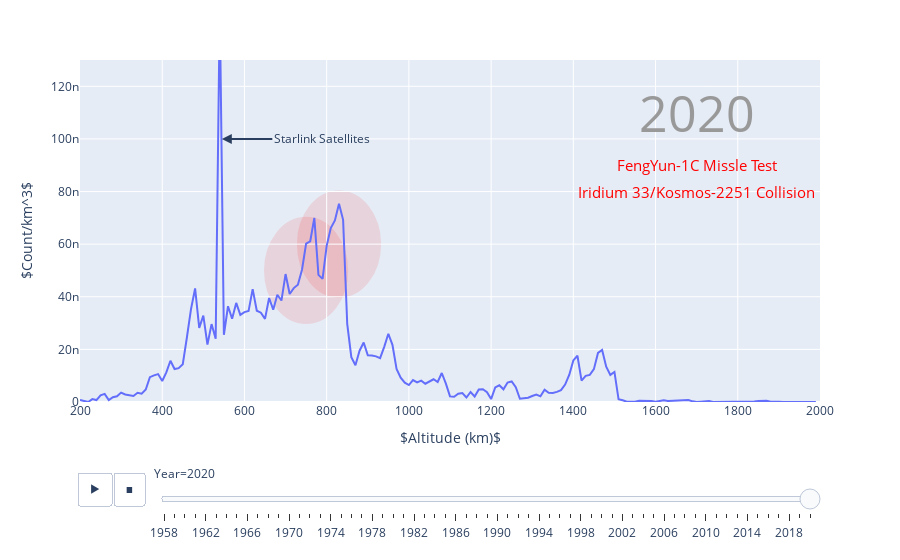

Notebook code cell kept with this figure:
### Code cell
earth_radius = 6371
bin_size = 10
bins = np.arange(200,2000+bin_size,bin_size)
built_df = pd.DataFrame()
start = int(df['LAUNCH_DATE'].dt.year.min())
df = df.dropna(subset=['LAUNCH_DATE'])
df['ALT_BIN'] = pd.cut(df['PERIAPSIS'], bins=bins, labels=bins[:-1])

for y in np.arange(start,2021):
    tmp_df = df[((df['MEAN_MOTION']>11.25) | (df['PERIAPSIS'] < 900)) &
                ((df['ECCENTRICITY']<0.25)  )&
                ((df['DECAY_DATE'].isnull()) | (df['DECAY_DATE'].dt.year > y+1)) &
                (df['LAUNCH_DATE'].dt.year <= y)].groupby('ALT_BIN')['CCSDS_OMM_VERS'].count().reset_index()
    tmp_df.columns = ['ALT','ALL_COUNT']
    tmp_df['YEAR'] = y
    built_df = pd.concat([built_df,tmp_df])
    
# for y in np.arange(start,2021):
#     tmp_df = df[(df['MEAN_MOTION']>11.25) &
#                 (df['ECCENTRICITY']<0.25) &
#                 ((df['DECAY_DATE'].isnull()) | (df['DECAY_DATE'].dt.year > y+2)) &
#                 (df['LAUNCH_DATE'].dt.year <= y)].groupby('ALT_BIN')['CCSDS_OMM_VERS'].count().reset_index()
#     tmp_df.columns = ['ALT','ALL_COUNT']
#     tmp_df['YEAR'] = y
#     built_df = pd.concat([built_df,tmp_df])

built_df['ALL_DENSITY'] = built_df.apply(lambda x: x['ALL_COUNT'] / altitude_band_volume(earth_radius+x['ALT']+bin_size, earth_radius+x['ALT']), axis=1)


fig = px.line(built_df, x="ALT", y="ALL_DENSITY", #title='Satellite Density in Low Earth Orbit (LEO) by Year',
              animation_frame="YEAR", range_x=[200,2000], range_y=[0,0.00000013],
              labels={
                  "ALT": "$Altitude (km)$",
                  "ALL_DENSITY": "$Count/km^3$",
                  "YEAR": "Year"
              })

# Annotate last frame
fig.add_annotation(
    x=545,
    y=0.0000001,
    text='Starlink Satellites',
    showarrow=True,
    arrowhead=2,
    arrowsize=1,
    arrowwidth=2,
    ax=100,
    ay=0
)
# Add Year
fig.add_annotation(
    x=1700,
    y=0.00000011,
    text='2020',
    showarrow=False,
    font=dict(size=50,color="#999999")
)

fig.add_shape(dict(type="circle", x0=730, x1=930, y0=0.00000004, y1=0.00000008, fillcolor="red", line_color='red', opacity=.1, layer="below"))
fig.add_annotation(x=1700, y=0.00000009, text='FengYun-1C Missle Test', showarrow=False, font=dict(size=15,color="#ff0000"), opacity = 1)
fig.add_shape(dict(type="circle", x0=650, x1=850, y0=0.00000003, y1=0.00000007, fillcolor="red", line_color='red', opacity=.1, layer="below"))
fig.add_annotation(x=1700, y=0.00000008, text='Iridium 33/Kosmos-2251 Collision', showarrow=False, font=dict(size=15,color="#ff0000"), opacity = 1)

for button in fig.layout.updatemenus[0].buttons:
    button['args'][1]['frame']['redraw'] = True
    
for k in range(len(fig.frames)):
    fig.frames[k]['layout'].update(title_text=f'Satellite Density in Low Earth Orbit (LEO) in {start+k}')
    
# Set last frame as default
last_frame_num = len(fig.frames) -1
fig.layout['sliders'][0]['active'] = last_frame_num
fig = go.Figure(data=fig['frames'][-1]['data'], frames=fig['frames'], layout=fig.layout)

        
fig.show()

### Figure 1 — Plotly figure (JSON) as saved in the notebook; plotly's stock layout.template omitted (floating-point values rounded to 4 significant figures; data arrays with more than 128 entries replaced by an {"elided": "..."} marker saying what was removed)
{"data": [{"hovertemplate": "Year=2020<br>$Altitude (km)$=%{x}<br>$Count/km^3$=%{y}<extra></extra>", "legendgroup": "", "line": {"color": "#636efa", "dash": "solid"}, "mode": "lines", "name": "", "orientation": "v", "showlegend": false, "type": "scatter", "x": {"elided": "180 int values"}, "xaxis": "x", "y": {"elided": "180 float values"}, "yaxis": "y"}], "layout": {"annotations": [{"arrowhead": 2, "arrowsize": 1, "arrowwidth": 2, "ax": 100, "ay": 0, "showarrow": true, "text": "Starlink Satellites", "x": 545, "y": 1e-07}, {"font": {"color": "#999999", "size": 50}, "showarrow": false, "text": "2020", "x": 1700, "y": 1.1e-07}, {"font": {"color": "#ff0000", "size": 15}, "opacity": 1, "showarrow": false, "text": "FengYun-1C Missle Test", "x": 1700, "y": 9e-08}, {"font": {"color": "#ff0000", "size": 15}, "opacity": 1, "showarrow": false, "text": "Iridium 33/Kosmos-2251 Collision", "x": 1700, "y": 8e-08}], "legend": {"tracegroupgap": 0}, "margin": {"t": 60}, "shapes": [{"fillcolor": "red", "layer": "below", "line": {"color": "red"}, "opacity": 0.1, "type": "circle", "x0": 730, "x1": 930, "y0": 4e-08, "y1": 8e-08}, {"fillcolor": "red", "layer": "below", "line": {"color": "red"}, "opacity": 0.1, "type": "circle", "x0": 650, "x1": 850, "y0": 3e-08, "y1": 7e-08}], "sliders": [{"active": 62, "currentvalue": {"prefix": "Year="}, "len": 0.9, "pad": {"b": 10, "t": 60}, "steps": [{"args": [["1958"], {"frame": {"duration": 0, "redraw": false}, "fromcurrent": true, "mode": "immediate", "transition": {"duration": 0, "easing": "linear"}}], "label": "1958", "method": "animate"}, {"args": [["1959"], {"frame": {"duration": 0, "redraw": false}, "fromcurrent": true, "mode": "immediate", "transition": {"duration": 0, "easing": "linear"}}], "label": "1959", "method": "animate"}, {"args": [["1960"], {"frame": {"duration": 0, "redraw": false}, "fromcurrent": true, "mode": "immediate", "transition": {"duration": 0, "easing": "linear"}}], "label": "1960", "method": "animate"}, {"args": [["1961"], {"frame": {"duration": 0, "redraw": false}, "fromcurrent": true, "mode": "immediate", "transition": {"duration": 0, "easing": "linear"}}], "label": "1961", "method": "animate"}, {"args": [["1962"], {"frame": {"duration": 0, "redraw": false}, "fromcurrent": true, "mode": "immediate", "transition": {"duration": 0, "easing": "linear"}}], "label": "1962", "method": "animate"}, {"args": [["1963"], {"frame": {"duration": 0, "redraw": false}, "fromcurrent": true, "mode": "immediate", "transition": {"duration": 0, "easing": "linear"}}], "label": "1963", "method": "animate"}, {"args": [["1964"], {"frame": {"duration": 0, "redraw": false}, "fromcurrent": true, "mode": "immediate", "transition": {"duration": 0, "easing": "linear"}}], "label": "1964", "method": "animate"}, {"args": [["1965"], {"frame": {"duration": 0, "redraw": false}, "fromcurrent": true, "mode": "immediate", "transition": {"duration": 0, "easing": "linear"}}], "label": "1965", "method": "animate"}, {"args": [["1966"], {"frame": {"duration": 0, "redraw": false}, "fromcurrent": true, "mode": "immediate", "transition": {"duration": 0, "easing": "linear"}}], "label": "1966", "method": "animate"}, {"args": [["1967"], {"frame": {"duration": 0, "redraw": false}, "fromcurrent": true, "mode": "immediate", "transition": {"duration": 0, "easing": "linear"}}], "label": "1967", "method": "animate"}, {"args": [["1968"], {"frame": {"duration": 0, "redraw": false}, "fromcurrent": true, "mode": "immediate", "transition": {"duration": 0, "easing": "linear"}}], "label": "1968", "method": "animate"}, {"args": [["1969"], {"frame": {"duration": 0, "redraw": false}, "fromcurrent": true, "mode": "immediate", "transition": {"duration": 0, "easing": "linear"}}], "label": "1969", "method": "animate"}, {"args": [["1970"], {"frame": {"duration": 0, "redraw": false}, "fromcurrent": true, "mode": "immediate", "transition": {"duration": 0, "easing": "linear"}}], "label": "1970", "method": "animate"}, {"args": [["1971"], {"frame": {"duration": 0, "redraw": false}, "fromcurrent": true, "mode": "immediate", "transition": {"duration": 0, "easing": "linear"}}], "label": "1971", "method": "animate"}, {"args": [["1972"], {"frame": {"duration": 0, "redraw": false}, "fromcurrent": true, "mode": "immediate", "transition": {"duration": 0, "easing": "linear"}}], "label": "1972", "method": "animate"}, {"args": [["1973"], {"frame": {"duration": 0, "redraw": false}, "fromcurrent": true, "mode": "immediate", "transition": {"duration": 0, "easing": "linear"}}], "label": "1973", "method": "animate"}, {"args": [["1974"], {"frame": {"duration": 0, "redraw": false}, "fromcurrent": true, "mode": "immediate", "transition": {"duration": 0, "easing": "linear"}}], "label": "1974", "method": "animate"}, {"args": [["1975"], {"frame": {"duration": 0, "redraw": false}, "fromcurrent": true, "mode": "immediate", "transition": {"duration": 0, "easing": "linear"}}], "label": "1975", "method": "animate"}, {"args": [["1976"], {"frame": {"duration": 0, "redraw": false}, "fromcurrent": true, "mode": "immediate", "transition": {"duration": 0, "easing": "linear"}}], "label": "1976", "method": "animate"}, {"args": [["1977"], {"frame": {"duration": 0, "redraw": false}, "fromcurrent": true, "mode": "immediate", "transition": {"duration": 0, "easing": "linear"}}], "label": "1977", "method": "animate"}, {"args": [["1978"], {"frame": {"duration": 0, "redraw": false}, "fromcurrent": true, "mode": "immediate", "transition": {"duration": 0, "easing": "linear"}}], "label": "1978", "method": "animate"}, {"args": [["1979"], {"frame": {"duration": 0, "redraw": false}, "fromcurrent": true, "mode": "immediate", "transition": {"duration": 0, "easing": "linear"}}], "label": "1979", "method": "animate"}, {"args": [["1980"], {"frame": {"duration": 0, "redraw": false}, "fromcurrent": true, "mode": "immediate", "transition": {"duration": 0, "easing": "linear"}}], "label": "1980", "method": "animate"}, {"args": [["1981"], {"frame": {"duration": 0, "redraw": false}, "fromcurrent": true, "mode": "immediate", "transition": {"duration": 0, "easing": "linear"}}], "label": "1981", "method": "animate"}, {"args": [["1982"], {"frame": {"duration": 0, "redraw": false}, "fromcurrent": true, "mode": "immediate", "transition": {"duration": 0, "easing": "linear"}}], "label": "1982", "method": "animate"}, {"args": [["1983"], {"frame": {"duration": 0, "redraw": false}, "fromcurrent": true, "mode": "immediate", "transition": {"duration": 0, "easing": "linear"}}], "label": "1983", "method": "animate"}, {"args": [["1984"], {"frame": {"duration": 0, "redraw": false}, "fromcurrent": true, "mode": "immediate", "transition": {"duration": 0, "easing": "linear"}}], "label": "1984", "method": "animate"}, {"args": [["1985"], {"frame": {"duration": 0, "redraw": false}, "fromcurrent": true, "mode": "immediate", "transition": {"duration": 0, "easing": "linear"}}], "label": "1985", "method": "animate"}, {"args": [["1986"], {"frame": {"duration": 0, "redraw": false}, "fromcurrent": true, "mode": "immediate", "transition": {"duration": 0, "easing": "linear"}}], "label": "1986", "method": "animate"}, {"args": [["1987"], {"frame": {"duration": 0, "redraw": false}, "fromcurrent": true, "mode": "immediate", "transition": {"duration": 0, "easing": "linear"}}], "label": "1987", "method": "animate"}, {"args": [["1988"], {"frame": {"duration": 0, "redraw": false}, "fromcurrent": true, "mode": "immediate", "transition": {"duration": 0, "easing": "linear"}}], "label": "1988", "method": "animate"}, {"args": [["1989"], {"frame": {"duration": 0, "redraw": false}, "fromcurrent": true, "mode": "immediate", "transition": {"duration": 0, "easing": "linear"}}], "label": "1989", "method": "animate"}, {"args": [["1990"], {"frame": {"duration": 0, "redraw": false}, "fromcurrent": true, "mode": "immediate", "transition": {"duration": 0, "easing": "linear"}}], "label": "1990", "method": "animate"}, {"args": [["1991"], {"frame": {"duration": 0, "redraw": false}, "fromcurrent": true, "mode": "immediate", "transition": {"duration": 0, "easing": "linear"}}], "label": "1991", "method": "animate"}, {"args": [["1992"], {"frame": {"duration": 0, "redraw": false}, "fromcurrent": true, "mode": "immediate", "transition": {"duration": 0, "easing": "linear"}}], "label": "1992", "method": "animate"}, {"args": [["1993"], {"frame": {"duration": 0, "redraw": false}, "fromcurrent": true, "mode": "immediate", "transition": {"duration": 0, "easing": "linear"}}], "label": "1993", "method": "animate"}, {"args": [["1994"], {"frame": {"duration": 0, "redraw": false}, "fromcurrent": true, "mode": "immediate", "transition": {"duration": 0, "easing": "linear"}}], "label": "1994", "method": "animate"}, {"args": [["1995"], {"frame": {"duration": 0, "redraw": false}, "fromcurrent": true, "mode": "immediate", "transition": {"duration": 0, "easing": "linear"}}], "label": "1995", "method": "animate"}, {"args": [["1996"], {"frame": {"duration": 0, "redraw": false}, "fromcurrent": true, "mode": "immediate", "transition": {"duration": 0, "easing": "linear"}}], "label": "1996", "method": "animate"}, {"args": [["1997"], {"frame": {"duration": 0, "redraw": false}, "fromcurrent": true, "mode": "immediate", "transition": {"duration": 0, "easing": "linear"}}], "label": "1997", "method": "animate"}, {"args": [["1998"], {"frame": {"duration": 0, "redraw": false}, "fromcurrent": true, "mode": "immediate", "transition": {"duration": 0, "easing": "linear"}}], "label": "1998", "method": "animate"}, {"args": [["1999"], {"frame": {"duration": 0, "redraw": false}, "fromcurrent": true, "mode": "immediate", "transition": {"duration": 0, "easing": "linear"}}], "label": "1999", "method": "animate"}, {"args": [["2000"], {"frame": {"duration": 0, "redraw": false}, "fromcurrent": true, "mode": "immediate", "transition": {"duration": 0, "easing": "linear"}}], "label": "2000", "method": "animate"}, {"args": [["2001"], {"frame": {"duration": 0, "redraw": false}, "fromcurrent": true, "mode": "immediate", "transition": {"duration": 0, "easing": "linear"}}], "label": "2001", "method": "animate"}, {"args": [["2002"], {"frame": {"duration": 0, "redraw": false}, "fromcurrent": true, "mode": "immediate", "transition": {"duration": 0, "easing": "linear"}}], "label": "2002", "method": "animate"}, {"args": [["2003"], {"frame": {"duration": 0, "redraw": false}, "fromcurrent": true, "mode": "immediate", "transition": {"duration": 0, "easing": "linear"}}], "label": "2003", "method": "animate"}, {"args": [["2004"], {"frame": {"duration": 0, "redraw": false}, "fromcurrent": true, "mode": "immediate", "transition": {"duration": 0, "easing": "linear"}}], "label": "2004", "method": "animate"}, {"args": [["2005"], {"frame": {"duration": 0, "redraw": false}, "fromcurrent": true, "mode": "immediate", "transition": {"duration": 0, "easing": "linear"}}], "label": "2005", "method": "animate"}, {"args": [["2006"], {"frame": {"duration": 0, "redraw": false}, "fromcurrent": true, "mode": "immediate", "transition": {"duration": 0, "easing": "linear"}}], "label": "2006", "method": "animate"}, {"args": [["2007"], {"frame": {"duration": 0, "redraw": false}, "fromcurrent": true, "mode": "immediate", "transition": {"duration": 0, "easing": "linear"}}], "label": "2007", "method": "animate"}, {"args": [["2008"], {"frame": {"duration": 0, "redraw": false}, "fromcurrent": true, "mode": "immediate", "transition": {"duration": 0, "easing": "linear"}}], "label": "2008", "method": "animate"}, {"args": [["2009"], {"frame": {"duration": 0, "redraw": false}, "fromcurrent": true, "mode": "immediate", "transition": {"duration": 0, "easing": "linear"}}], "label": "2009", "method": "animate"}, {"args": [["2010"], {"frame": {"duration": 0, "redraw": false}, "fromcurrent": true, "mode": "immediate", "transition": {"duration": 0, "easing": "linear"}}], "label": "2010", "method": "animate"}, {"args": [["2011"], {"frame": {"duration": 0, "redraw": false}, "fromcurrent": true, "mode": "immediate", "transition": {"duration": 0, "easing": "linear"}}], "label": "2011", "method": "animate"}, {"args": [["2012"], {"frame": {"duration": 0, "redraw": false}, "fromcurrent": true, "mode": "immediate", "transition": {"duration": 0, "easing": "linear"}}], "label": "2012", "method": "animate"}, {"args": [["2013"], {"frame": {"duration": 0, "redraw": false}, "fromcurrent": true, "mode": "immediate", "transition": {"duration": 0, "easing": "linear"}}], "label": "2013", "method": "animate"}, {"args": [["2014"], {"frame": {"duration": 0, "redraw": false}, "fromcurrent": true, "mode": "immediate", "transition": {"duration": 0, "easing": "linear"}}], "label": "2014", "method": "animate"}, {"args": [["2015"], {"frame": {"duration": 0, "redraw": false}, "fromcurrent": true, "mode": "immediate", "transition": {"duration": 0, "easing": "linear"}}], "label": "2015", "method": "animate"}, {"args": [["2016"], {"frame": {"duration": 0, "redraw": false}, "fromcurrent": true, "mode": "immediate", "transition": {"duration": 0, "easing": "linear"}}], "label": "2016", "method": "animate"}, {"args": [["2017"], {"frame": {"duration": 0, "redraw": false}, "fromcurrent": true, "mode": "immediate", "transition": {"duration": 0, "easing": "linear"}}], "label": "2017", "method": "animate"}, {"args": [["2018"], {"frame": {"duration": 0, "redraw": false}, "fromcurrent": true, "mode": "immediate", "transition": {"duration": 0, "easing": "linear"}}], "label": "2018", "method": "animate"}, {"args": [["2019"], {"frame": {"duration": 0, "redraw": false}, "fromcurrent": true, "mode": "immediate", "transition": {"duration": 0, "easing": "linear"}}], "label": "2019", "method": "animate"}, {"args": [["2020"], {"frame": {"duration": 0, "redraw": false}, "fromcurrent": true, "mode": "immediate", "transition": {"duration": 0, "easing": "linear"}}], "label": "2020", "method": "animate"}], "x": 0.1, "xanchor": "left", "y": 0, "yanchor": "top"}], "updatemenus": [{"buttons": [{"args": [null, {"frame": {"duration": 500, "redraw": true}, "fromcurrent": true, "mode": "immediate", "transition": {"duration": 500, "easing": "linear"}}], "label": "&#9654;", "method": "animate"}, {"args": [[null], {"frame": {"duration": 0, "redraw": true}, "fromcurrent": true, "mode": "immediate", "transition": {"duration": 0, "easing": "linear"}}], "label": "&#9724;", "method": "animate"}], "direction": "left", "pad": {"r": 10, "t": 70}, "showactive": false, "type": "buttons", "x": 0.1, "xanchor": "right", "y": 0, "yanchor": "top"}], "xaxis": {"anchor": "y", "domain": [0, 1], "range": [200, 2000], "title": {"text": "$Altitude (km)$"}}, "yaxis": {"anchor": "x", "domain": [0, 1], "range": [0, 1.3e-07], "title": {"text": "$Count/km^3$"}}}}
